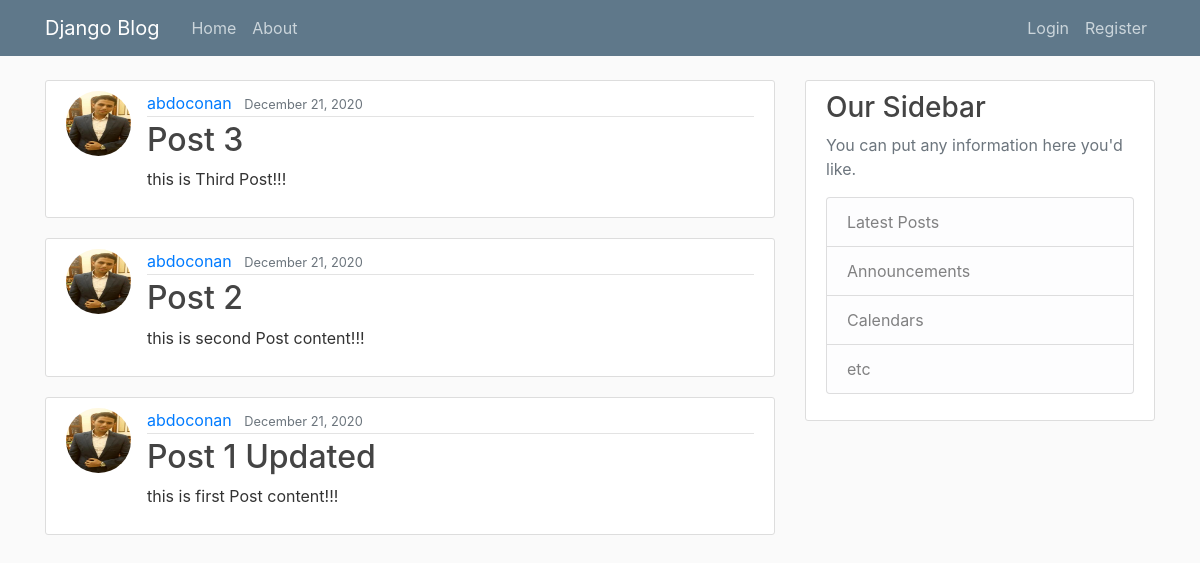
/, run on an earlier commit of the app's database.
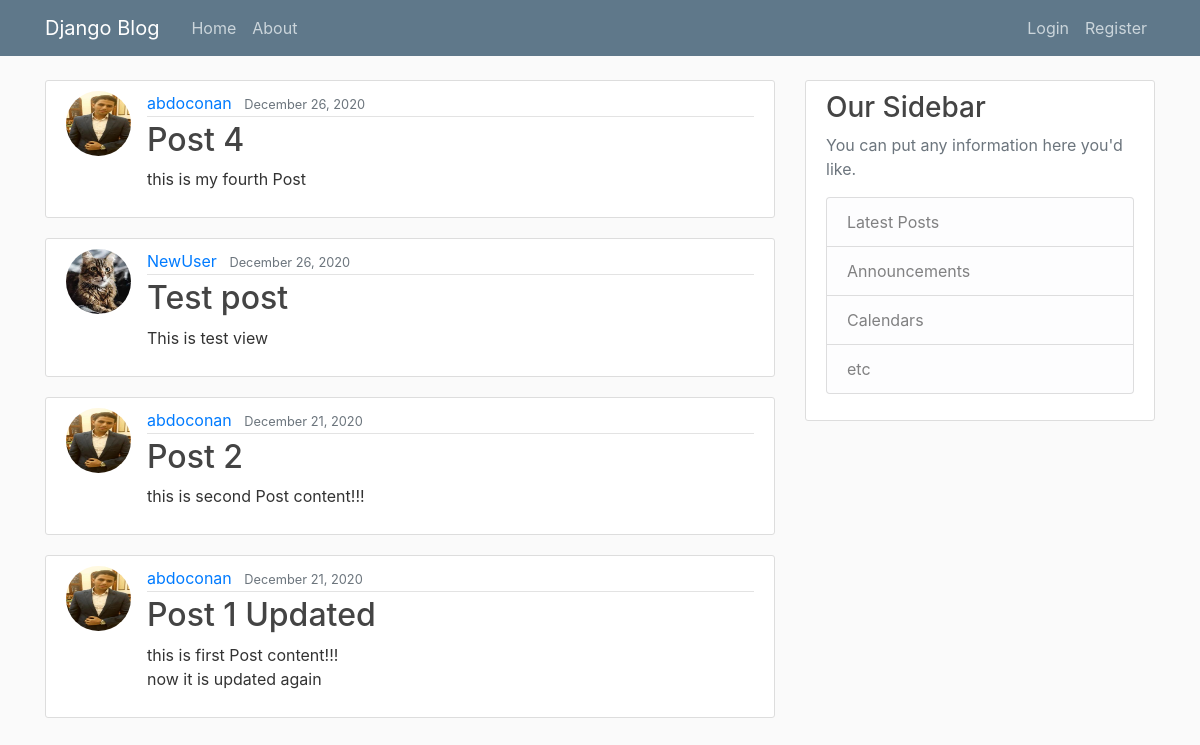
And on a later commit of the database.
### myblog/models.py (models this page shows, shortened)
class Posts(models.Model):
    title = models.CharField(max_length = 100)
    content = models.TextField()
    date_posted = models.DateTimeField(default = timezone.now)
    author = models.ForeignKey(User, on_delete = models.CASCADE)

### Users/models.py (models this page shows, shortened)
class Profile(models.Model):
    user = models.OneToOneField(User, on_delete = models.CASCADE)
    image = models.ImageField(default = "defualt.jpg", upload_to = 'profile_pics')

### myblog/views.py (the view)
# urls.py: path('', PostListView.as_view(), name = 'blog-home'),
class PostListView(ListView):
    model = Posts
    template_name = 'myblog/home.html' # defult route for class base view <app>/<model>_<viewtype>.html
    context_object_name = 'posts'
    ordering = ['-date_posted']
    paginate_by = 4

### myblog/templates/myblog/home.html
{%extends 'myblog/base.html' %}
    {% block content %}
       {% for post in posts %}
            <article class="media content-section">
                <img class='rounded-circle article-img'  src="{{ post.author.profile.image.url }}">
                <div class="media-body">
                <div class="article-metadata">
                    <a class="mr-2" href="#">{{ post.author }}</a>
                    <small class="text-muted">{{ post.date_posted|date:"F d, Y" }}</small>
                </div>
                <h2><a class="article-title" href="{% url 'post-detial' post.id %}">{{ post.title }}</a></h2>
                <p class="article-content">{{ post.content }}</p>
                </div>
            </article>
        {% endfor %}
    {% endblock content%}

### myblog/templates/myblog/base.html (shortened to what this page needs)
{% load static %}
<!DOCTYPE html>
<html>
    <head>
        <link rel="stylesheet" href="https://maxcdn.bootstrapcdn.com/bootstrap/4.0.0/css/bootstrap.min.css">
        <link rel="stylesheet" href="{% static 'myblog/main.css' %}">
    </head>
    <body>
        <header class="site-header">
            <nav class="navbar navbar-expand-md navbar-dark bg-steel fixed-top">
              <div class="container">
                <a class="navbar-brand mr-4" href="{% url 'blog-home' %}">Django Blog</a>
                <div class="collapse navbar-collapse" id="navbarToggle">
                  <div class="navbar-nav mr-auto">
                    <a class="nav-item nav-link" href="{% url 'blog-home' %}">Home</a>
                    <a class="nav-item nav-link" href="{% url 'blog-about'%}">About</a>
                  </div>
                  <div class="navbar-nav">
                    {% if user.is_authenticated %}
                      <a class="nav-item nav-link" href=" {% url 'post-create' %}">Create Post</a>
                      <a class="nav-item nav-link" href=" {% url 'profile' %}">User Profile</a>
                      <a class="nav-item nav-link" href=" {% url 'logout' %}">LogOut</a>
                    {% else %}
                      <a class="nav-item nav-link" href=" {% url 'login' %}">Login</a>
                      <a class="nav-item nav-link" href="{% url 'register' %}">Register</a>
                    {% endif %}
                  </div>
                </div>
              </div>
            </nav>
          </header>
          <main role="main" class="container">
            <div class="row">
              <div class="col-md-8">
                {% block content %}{% endblock %}
              </div>
              <div class="col-md-4">
                <div class="content-section">
                  <h3>Our Sidebar</h3>
                  <p class='text-muted'>You can put any information here you'd like.
                    <ul class="list-group">
                      <li class="list-group-item list-group-item-light">Latest Posts</li>
                      <li class="list-group-item list-group-item-light">Announcements</li>
                      <li class="list-group-item list-group-item-light">Calendars</li>
                      <li class="list-group-item list-group-item-light">etc</li>
                    </ul>
                  </p>
                </div>
              </div>
            </div>
          </main>
    </body>
</html>

### myblog/static/myblog/main.css (style rules this page uses)
body { background: #fafafa; color: #333333; margin-top: 5rem; }
h1, h2, h3, h4, h5, h6 { color: #444444; }
ul { margin: 0; }
.bg-steel { background-color: #5f788a; }
.site-header .navbar-nav .nav-link { color: #cbd5db; }
.content-section { background: #ffffff; padding: 10px 20px; border: 1px solid #dddddd; border-radius: 3px; margin-bottom: 20px; }
.article-title { color: #444444; }
.article-content { white-space: pre-line; }
.article-img { height: 65px; width: 65px; margin-right: 16px; }
.article-metadata { padding-bottom: 1px; margin-bottom: 4px; border-bottom: 1px solid #e3e3e3 }

What changed in the data, as far as the page shows it:
removed Posts: author.profile.image (picture), author "abdoconan", date_posted "December 21, 2020", title "Post 3", content "this is Third Post!!!"
added Posts: author.profile.image (picture), author "abdoconan", date_posted "December 26, 2020", title "Post 4", content "this is my fourth Post"
added Posts: author.profile.image (picture), author "NewUser", date_posted "December 26, 2020", title "Test post", content "This is test view"
changed Posts "Post 1 Updated": content "this is first Post content!!!" → "this is first Post content!!! now it is updated again"
